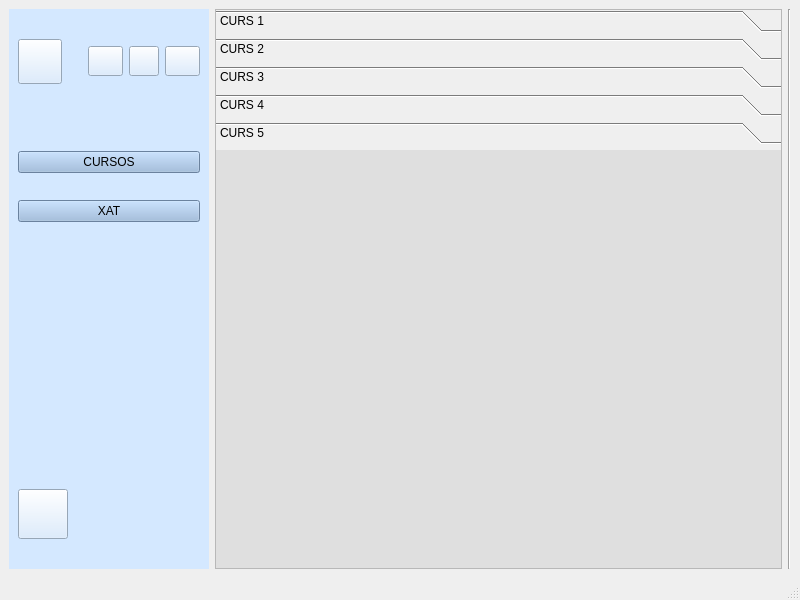
<?xml version="1.0" encoding="UTF-8"?>
<ui version="4.0">
 <class>inici_alumne</class>
 <widget class="QMainWindow" name="inici_alumne">
  <property name="geometry">
   <rect>
    <x>0</x>
    <y>0</y>
    <width>800</width>
    <height>600</height>
   </rect>
  </property>
  <property name="windowTitle">
   <string>MainWindow</string>
  </property>
  <widget class="QWidget" name="centralwidget">
   <layout class="QHBoxLayout" name="horizontalLayout">
    <item>
     <widget class="QWidget" name="barra_lateral" native="true">
      <property name="sizePolicy">
       <sizepolicy hsizetype="Minimum" vsizetype="Minimum">
        <horstretch>0</horstretch>
        <verstretch>0</verstretch>
       </sizepolicy>
      </property>
      <property name="maximumSize">
       <size>
        <width>200</width>
        <height>16777215</height>
       </size>
      </property>
      <property name="styleSheet">
       <string notr="true">background-color: rgb(212, 232, 255);</string>
      </property>
      <layout class="QVBoxLayout" name="verticalLayout_2">
       <property name="sizeConstraint">
        <enum>QLayout::SetNoConstraint</enum>
       </property>
       <item>
        <layout class="QHBoxLayout" name="horizontalLayout_3">
         <item>
          <widget class="QPushButton" name="perfil_3">
           <property name="enabled">
            <bool>true</bool>
           </property>
           <property name="sizePolicy">
            <sizepolicy hsizetype="Expanding" vsizetype="Expanding">
             <horstretch>0</horstretch>
             <verstretch>0</verstretch>
            </sizepolicy>
           </property>
           <property name="maximumSize">
            <size>
             <width>45</width>
             <height>45</height>
            </size>
           </property>
           <property name="styleSheet">
            <string notr="true">border-image: url(:/persona.png);</string>
           </property>
           <property name="text">
            <string/>
           </property>
          </widget>
         </item>
         <item>
          <spacer name="horizontalSpacer_3">
           <property name="orientation">
            <enum>Qt::Horizontal</enum>
           </property>
           <property name="sizeType">
            <enum>QSizePolicy::Fixed</enum>
           </property>
           <property name="sizeHint" stdset="0">
            <size>
             <width>20</width>
             <height>20</height>
            </size>
           </property>
          </spacer>
         </item>
         <item>
          <widget class="QPushButton" name="idioma1_3">
           <property name="sizePolicy">
            <sizepolicy hsizetype="Fixed" vsizetype="Fixed">
             <horstretch>0</horstretch>
             <verstretch>0</verstretch>
            </sizepolicy>
           </property>
           <property name="maximumSize">
            <size>
             <width>35</width>
             <height>30</height>
            </size>
           </property>
           <property name="styleSheet">
            <string notr="true">border-image: url(:/esp.png);</string>
           </property>
           <property name="text">
            <string/>
           </property>
          </widget>
         </item>
         <item>
          <widget class="QPushButton" name="idioma2_3">
           <property name="sizePolicy">
            <sizepolicy hsizetype="Fixed" vsizetype="Fixed">
             <horstretch>0</horstretch>
             <verstretch>0</verstretch>
            </sizepolicy>
           </property>
           <property name="maximumSize">
            <size>
             <width>30</width>
             <height>30</height>
            </size>
           </property>
           <property name="styleSheet">
            <string notr="true">border-image: url(:/val.png);</string>
           </property>
           <property name="text">
            <string/>
           </property>
          </widget>
         </item>
         <item>
          <widget class="QPushButton" name="idioma3_3">
           <property name="sizePolicy">
            <sizepolicy hsizetype="Fixed" vsizetype="Fixed">
             <horstretch>0</horstretch>
             <verstretch>0</verstretch>
            </sizepolicy>
           </property>
           <property name="maximumSize">
            <size>
             <width>35</width>
             <height>30</height>
            </size>
           </property>
           <property name="styleSheet">
            <string notr="true">border-image: url(:/ingles.png);</string>
           </property>
           <property name="text">
            <string/>
           </property>
          </widget>
         </item>
        </layout>
       </item>
       <item>
        <spacer name="verticalSpacer_3">
         <property name="orientation">
          <enum>Qt::Vertical</enum>
         </property>
         <property name="sizeType">
          <enum>QSizePolicy::Fixed</enum>
         </property>
         <property name="sizeHint" stdset="0">
          <size>
           <width>20</width>
           <height>40</height>
          </size>
         </property>
        </spacer>
       </item>
       <item>
        <widget class="QPushButton" name="cursos_2">
         <property name="styleSheet">
          <string notr="true">background-color: rgb(150, 182, 221);</string>
         </property>
         <property name="text">
          <string>CURSOS</string>
         </property>
        </widget>
       </item>
       <item>
        <widget class="QPushButton" name="xat_2">
         <property name="styleSheet">
          <string notr="true">background-color: rgb(150, 182, 221);</string>
         </property>
         <property name="text">
          <string>XAT</string>
         </property>
        </widget>
       </item>
       <item>
        <spacer name="verticalSpacer_4">
         <property name="orientation">
          <enum>Qt::Vertical</enum>
         </property>
         <property name="sizeType">
          <enum>QSizePolicy::Fixed</enum>
         </property>
         <property name="sizeHint" stdset="0">
          <size>
           <width>20</width>
           <height>240</height>
          </size>
         </property>
        </spacer>
       </item>
       <item>
        <widget class="QPushButton" name="apagar_2">
         <property name="sizePolicy">
          <sizepolicy hsizetype="Expanding" vsizetype="Expanding">
           <horstretch>0</horstretch>
           <verstretch>0</verstretch>
          </sizepolicy>
         </property>
         <property name="maximumSize">
          <size>
           <width>50</width>
           <height>50</height>
          </size>
         </property>
         <property name="toolTip">
          <string/>
         </property>
         <property name="styleSheet">
          <string notr="true">border-image: url(:/apagar.png);</string>
         </property>
         <property name="text">
          <string/>
         </property>
        </widget>
       </item>
      </layout>
     </widget>
    </item>
    <item>
     <layout class="QVBoxLayout" name="llista_cursos">
      <item>
       <widget class="QToolBox" name="toolBox_2">
        <property name="toolTip">
         <string>&lt;html&gt;&lt;head/&gt;&lt;body&gt;&lt;p&gt;hhhh&lt;/p&gt;&lt;p&gt;&lt;br/&gt;&lt;/p&gt;&lt;/body&gt;&lt;/html&gt;</string>
        </property>
        <property name="styleSheet">
         <string notr="true">border-top-color: rgb(0, 0, 255);</string>
        </property>
        <property name="frameShape">
         <enum>QFrame::StyledPanel</enum>
        </property>
        <property name="frameShadow">
         <enum>QFrame::Plain</enum>
        </property>
        <property name="currentIndex">
         <number>4</number>
        </property>
        <widget class="QWidget" name="page_13">
         <property name="geometry">
          <rect>
           <x>0</x>
           <y>0</y>
           <width>563</width>
           <height>385</height>
          </rect>
         </property>
         <property name="styleSheet">
          <string notr="true">background-color: rgb(223, 223, 223);</string>
         </property>
         <attribute name="label">
          <string>CURS 1</string>
         </attribute>
         <widget class="QWidget" name="verticalLayoutWidget_6">
          <property name="geometry">
           <rect>
            <x>0</x>
            <y>-10</y>
            <width>561</width>
            <height>391</height>
           </rect>
          </property>
          <layout class="QVBoxLayout" name="verticalLayout_10"/>
         </widget>
        </widget>
        <widget class="QWidget" name="page_3">
         <property name="geometry">
          <rect>
           <x>0</x>
           <y>0</y>
           <width>563</width>
           <height>385</height>
          </rect>
         </property>
         <property name="styleSheet">
          <string notr="true">background-color: rgb(223, 223, 223);</string>
         </property>
         <attribute name="label">
          <string>CURS 2</string>
         </attribute>
         <widget class="QWidget" name="verticalLayoutWidget_7">
          <property name="geometry">
           <rect>
            <x>0</x>
            <y>-10</y>
            <width>561</width>
            <height>391</height>
           </rect>
          </property>
          <layout class="QVBoxLayout" name="verticalLayout_11"/>
         </widget>
        </widget>
        <widget class="QWidget" name="page_14">
         <property name="geometry">
          <rect>
           <x>0</x>
           <y>0</y>
           <width>563</width>
           <height>385</height>
          </rect>
         </property>
         <property name="styleSheet">
          <string notr="true">background-color: rgb(223, 223, 223);</string>
         </property>
         <attribute name="label">
          <string>CURS 3</string>
         </attribute>
         <widget class="QWidget" name="verticalLayoutWidget_8">
          <property name="geometry">
           <rect>
            <x>0</x>
            <y>-10</y>
            <width>561</width>
            <height>391</height>
           </rect>
          </property>
          <layout class="QVBoxLayout" name="verticalLayout_12"/>
         </widget>
        </widget>
        <widget class="QWidget" name="page_15">
         <property name="geometry">
          <rect>
           <x>0</x>
           <y>0</y>
           <width>563</width>
           <height>385</height>
          </rect>
         </property>
         <property name="styleSheet">
          <string notr="true">background-color: rgb(223, 223, 223);</string>
         </property>
         <attribute name="label">
          <string>CURS 4</string>
         </attribute>
         <widget class="QWidget" name="verticalLayoutWidget_9">
          <property name="geometry">
           <rect>
            <x>0</x>
            <y>-10</y>
            <width>561</width>
            <height>401</height>
           </rect>
          </property>
          <layout class="QVBoxLayout" name="verticalLayout_13"/>
         </widget>
        </widget>
        <widget class="QWidget" name="page_16">
         <property name="geometry">
          <rect>
           <x>0</x>
           <y>0</y>
           <width>563</width>
           <height>385</height>
          </rect>
         </property>
         <property name="styleSheet">
          <string notr="true">background-color: rgb(223, 223, 223);</string>
         </property>
         <attribute name="label">
          <string>CURS 5</string>
         </attribute>
         <widget class="QWidget" name="verticalLayoutWidget_10">
          <property name="geometry">
           <rect>
            <x>0</x>
            <y>-10</y>
            <width>571</width>
            <height>401</height>
           </rect>
          </property>
          <layout class="QVBoxLayout" name="verticalLayout_14"/>
         </widget>
        </widget>
       </widget>
      </item>
     </layout>
    </item>
    <item>
     <widget class="Line" name="line">
      <property name="orientation">
       <enum>Qt::Vertical</enum>
      </property>
     </widget>
    </item>
   </layout>
  </widget>
  <widget class="QMenuBar" name="menubar">
   <property name="geometry">
    <rect>
     <x>0</x>
     <y>0</y>
     <width>800</width>
     <height>22</height>
    </rect>
   </property>
  </widget>
  <widget class="QStatusBar" name="statusbar"/>
 </widget>
 <resources>
  <include location="recursos.qrc"/>
 </resources>
 <connections/>
</ui>
